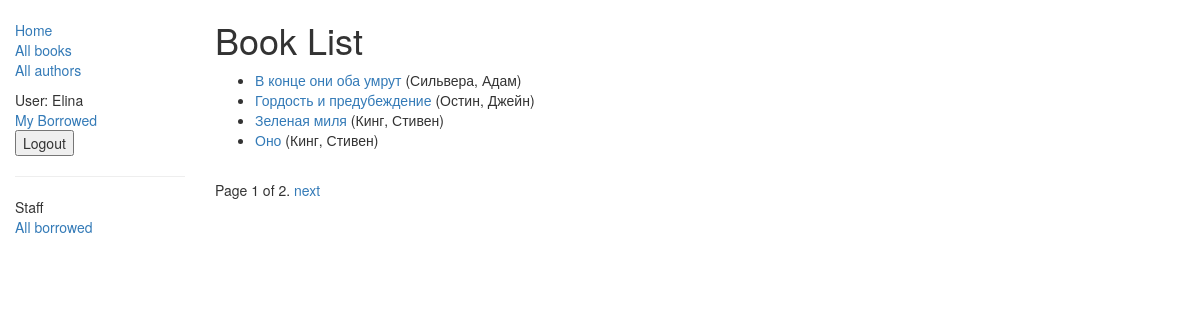
Page /catalog/books/ (signed in) on the committed database.
### catalog/models.py (models this page shows, shortened)
class Book(models.Model):
    title = models.CharField(max_length=200)
    author = models.ForeignKey('Author', on_delete=models.SET_NULL, null=True)
    summary = models.TextField(max_length=1000, help_text="Enter a brief description of the book")
    isbn = models.CharField('ISBN', max_length=13,
                            unique=True,
                            help_text='13 Character <a href="https://www.isbn-international.org/content/what-isbn'
                                      '">ISBN number</a>')
    genre = models.ManyToManyField(Genre, help_text="Select a genre for this book")
    language = models.ForeignKey('Language', on_delete=models.SET_NULL, null=True)
    class Meta:
        ordering = ['title', 'author']
    def display_genre(self):
        return ', '.join([ genre.name for genre in self.genre.all()[:3] ])
    display_genre.short_description = 'Genre'
    def get_absolute_url(self):
        return reverse('book-detail', args=[str(self.id)])

class Author(models.Model):
    first_name = models.CharField(max_length=100)
    last_name = models.CharField(max_length=100)
    date_of_birth = models.DateField(null=True, blank=True)
    date_of_death = models.DateField('Died', null=True, blank=True)
    class Meta:
        ordering = ['last_name']
    def __str__(self):
        return '%s, %s' % (self.last_name, self.first_name)

### catalog/views.py (the view)
# urls.py: path('books/', views.BookListView.as_view(), name='books'),
class BookListView(generic.ListView):
    model = Book
    paginate_by = 4

### catalog/templates/catalog/book_list.html (shortened to what this page needs)
{% extends "base_generic.html" %}
{% block content %}
    <h1>Book List</h1>
    {% if book_list %}
    <ul>
      {% for book in book_list %}
      <li>
        <a href="{{ book.get_absolute_url }}">{{ book.title }}</a> ({{book.author}})
      </li>
      {% endfor %}
    </ul>
    {% else %}
      <p>There are no books in the library.</p>
    {% endif %}
{% endblock %}

### catalog/templates/base_generic.html (shortened to what this page needs)
<!doctype html>
<html lang="en">
  <head>
    <link
      rel="stylesheet"
      href="https://maxcdn.bootstrapcdn.com/bootstrap/3.3.7/css/bootstrap.min.css" />
    {% load static %}
    <link rel="stylesheet" href="{% static 'css/styles.css' %}" />
  </head>
  <body>
    <div class="container-fluid">
      <div class="row">
        <div class="col-sm-2">
          {% block sidebar %}
            <ul class="sidebar-nav">
              <li><a href="{% url 'index' %}">Home</a></li>
              <li><a href="{% url 'books' %}">All books</a></li>
              <li><a href="{% url 'authors' %}">All authors</a></li>
            </ul>
            {% if user.is_authenticated %}
          User: {{ user.get_username }}<br>
          <a href="{% url 'my-borrowed' %}">My Borrowed</a>
            <form method="post" action="{% url 'logout' %}">
            <button type="submit">Logout</button>
            </form>
            {% else %}
            <a href="{% url 'login' %}">Login</a>
            {% endif %}
          {% if user.is_staff %}
                <hr>
                <ul class="sidebar-nav">
                    <li>Staff</li>
                    <li><a href="{% url 'all-borrowed' %}">All borrowed</a></li>
                  {% endif %}
                </ul>
          {% endblock %}
        </div>
        <div class="col-sm-10 ">{% block content %}{% endblock %}
              {% block pagination %}
        {% if is_paginated %}
        <div class="pagination">
        <span class="page-links">
        <span class="page-current">
          Page {{ page_obj.number }} of {{ page_obj.paginator.num_pages }}.
        </span>
        {% if page_obj.has_next %}
          <a href="{{ request.path }}?page={{ page_obj.next_page_number }}">next</a>
        {% endif %}
        </span>
    </div>
  {% endif %}
{% endblock %}
        </div>
      </div>
    </div>
  </body>
</html>

### catalog/static/css/styles.css (style rules this page uses)
.sidebar-nav { margin-top: 20px; padding: 0; list-style: none; }

### rows in the picture
Book: title "В конце они оба умрут", author "Сильвера, Адам"
Book: title "Гордость и предубеждение", author "Остин, Джейн"
Book: title "Зеленая миля", author "Кинг, Стивен"
Book: title "Оно", author "Кинг, Стивен"

### other values in the picture
{{ user.get_username }} "Elina"
{{ page_obj.number }} "1"
{{ page_obj.paginator.num_pages }} "2"
